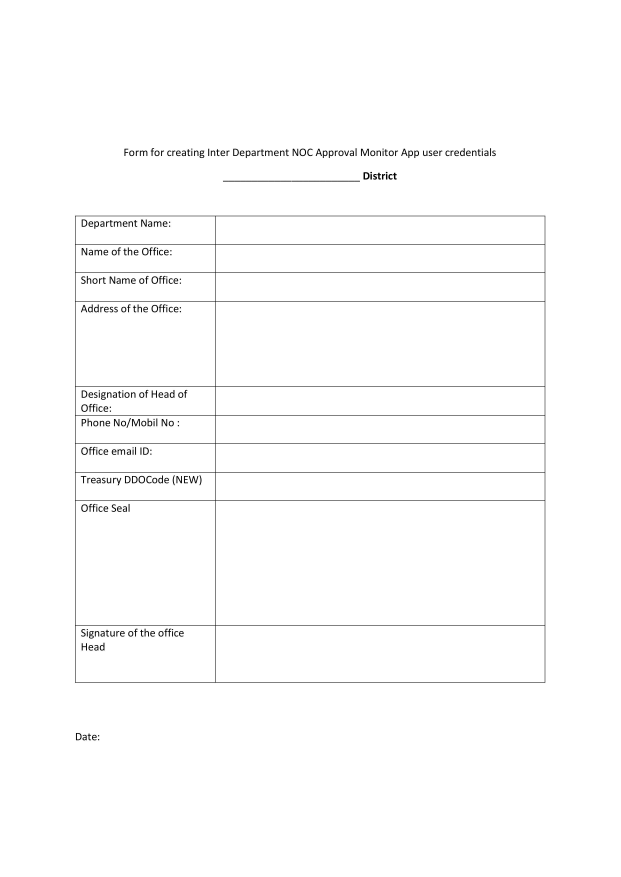
#> input picture Page_1.jpg, 2481 x 3508 px (shown at 1/4 size)
$ python extractFromPdf.py
#> lines starting #> are read from the running program, lines starting #| are printed output that depends on the picture
#this part converting pdf files to images
"""
from pdf2image import convert_from_path

pdfs = r'Regform.pdf'
pages = convert_from_path(pdfs, 300)
i = 1
for page in pages:
    image_name = "Page_"+str(i)+".jpg"
    page.save(image_name, "JPEG")
    i = i+1
"""
import cv2
import pytesseract

img = cv2.imread("Page_1.jpg")
#> img is the input picture: shape (3508, 2481, 3); min 0, max 255, mean 252
img = cv2.cvtColor(img, cv2.COLOR_BGR2RGB)
#print(img.shape)
width = 1020
height = 800
dim = (width, height)
img = cv2.resize(img, dim, interpolation=cv2.INTER_AREA)
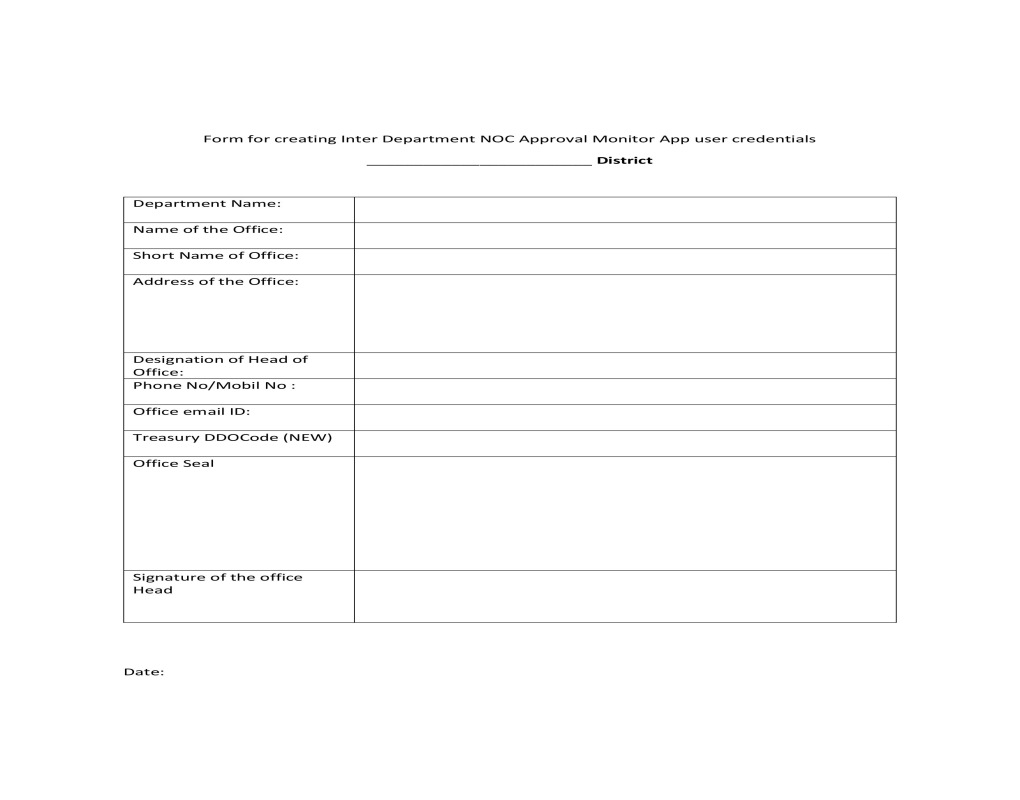
#> img: shape (800, 1020, 3); min 0, max 255, mean 252
#print(img.shape)
hImg, wImg, _ = img.shape
#> hImg = 800; wImg = 1020
#> (the run stopped early here; a loop or call above may not have finished)
